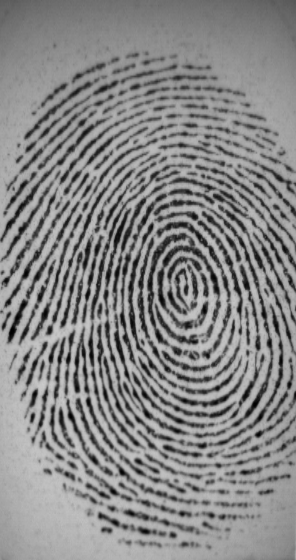
#> input picture week7/DB2_B/101_1.tif, 296 x 560 px
$ jupyter execute jimoon.ipynb
#> lines starting #> are read from the running program, lines starting #| are printed output that depends on the picture; after the words box and inside, x2 and y2 are one past the last pixel; in counts of white or black regions, pixels touching at a corner belong together; long printed decimals are rounded
[cell 1]
import cv2
import matplotlib.pyplot as plt

img = cv2.imread('DB2_B/101_1.tif',cv2.IMREAD_GRAYSCALE)
#> img is the input picture: shape (560, 296); min 0, max 202, mean 135.7
plt.imshow(img, cmap='gray')
plt.title("Original Fingerprint")
plt.axis('off')
plt.show()

[cell 2]
img = cv2.imread("DB2_B/101_1.tif", cv2.IMREAD_GRAYSCALE)

blur = cv2.GaussianBlur(img, (5,5), 0)
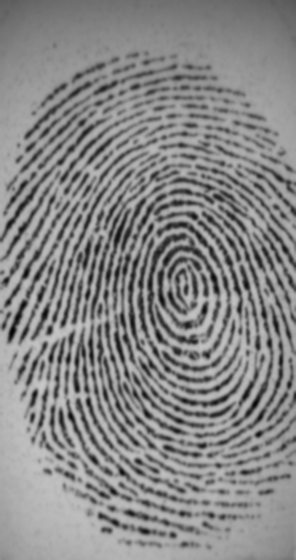
#> blur: shape (560, 296); min 3, max 199, mean 135.7
binary = cv2.adaptiveThreshold(blur, 255, cv2.ADAPTIVE_THRESH_MEAN_C, cv2.THRESH_BINARY, 15, 10)
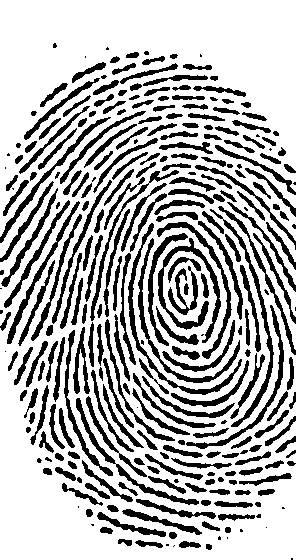
#> binary: shape (560, 296); 71.6% white; 285 black regions (43 under 20 px), largest, box (x1, y1, x2, y2) and area: (158, 238, 221, 343) 1261, (128, 223, 242, 395) 1087, (210, 209, 274, 427) 1020
plt.imshow(binary, cmap='gray')
plt.title("Binarized Image")
plt.show()

[cell 3]
from skimage.morphology import skeletonize

img = cv2.imread("DB2_B/101_1.tif", cv2.IMREAD_GRAYSCALE)

blur = cv2.GaussianBlur(img, (5,5), 0)
binary = cv2.adaptiveThreshold(blur, 255, cv2.ADAPTIVE_THRESH_MEAN_C, cv2.THRESH_BINARY, 15, 10)

skeleton = skeletonize(binary // 255)  # Binarize the image for skeletonization
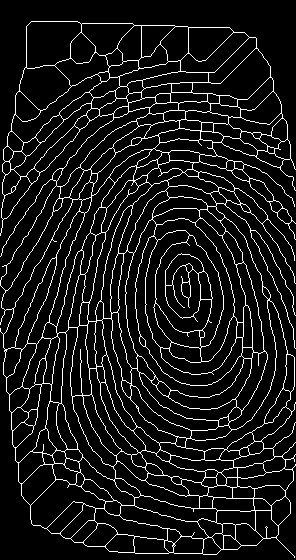
#> skeleton: shape (560, 296) bool; 9.2% white in thin lines or dots
plt.imshow(skeleton, cmap='gray')
plt.title("Skeletonized Image")
plt.show()

[cell 4]
import cv2
import matplotlib.pyplot as plt
from skimage.morphology import skeletonize
import matplotlib.pyplot as plt
import numpy as np
def extract_minutiae(skel):
    h, w = skel.shape
    points = []
    for y in range(1, h-1):
        for x in range(1, w-1):
            if skel[y, x]:
                n = np.sum(skel[y-1:y+2, x-1:x+2]) - 1
                if n == 1: points.append((x, y, 'ending'))
                elif n == 3: points.append((x, y, 'bifurcation'))
    return points

img = cv2.imread('DB2_B/101_1.tif', cv2.IMREAD_GRAYSCALE)
blur = cv2.GaussianBlur(img, (5,5), 0)
binary = cv2.adaptiveThreshold(blur, 255, cv2.ADAPTIVE_THRESH_MEAN_C,cv2.THRESH_BINARY_INV, 15, 10)

skeleton = skeletonize(binary//255)
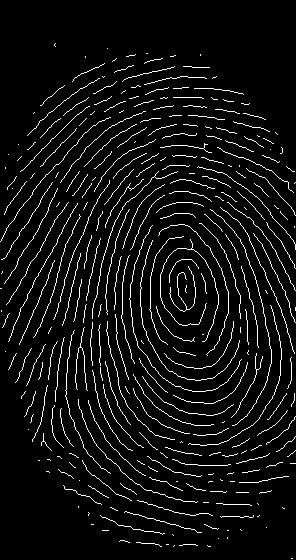
#> skeleton: shape (560, 296) bool; 6% white in thin lines or dots
features = extract_minutiae(skeleton)
#> after the loop in extract_minutiae, `for y in range(1, h-1):`: points = 572 items, first 6: (55, 43, 'ending'), (55, 46, 'ending'), (146, 53, 'ending'), (147, 53, 'ending'), (135, 54, 'ending'), (200, 54, 'ending')
#> features has the same summary as points in extract_minutiae

print(f"Detected {len(features)} minutiae points")
#| Detected 572 minutiae points

plt.imshow(skeleton, cmap='gray')
for x, y, t in features[:]:
    color = 'r' if t == 'ending' else 'b'
    plt.scatter(x, y, c=color, s=5)
#> this loop made 572 passes
plt.title("Detected Minutiae (Red=Ending, Blue=Bifurcation)")
plt.show()
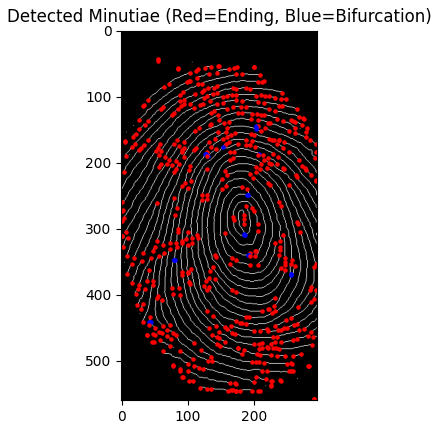
#> figure drawn by matplotlib, 1 panel

[cell 5]
from scipy.spatial.distance import cdist

def matchscore(f1, f2):
    A = np.array([(x,y) for x,y,_ in f1])
    B = np.array([(x,y) for x,y,_ in f2])
    dist = cdist(A,B)
    return np.mean(np.min(dist, axis=1))

img2 = cv2.imread('DB2_B/101_2.tif', 0)
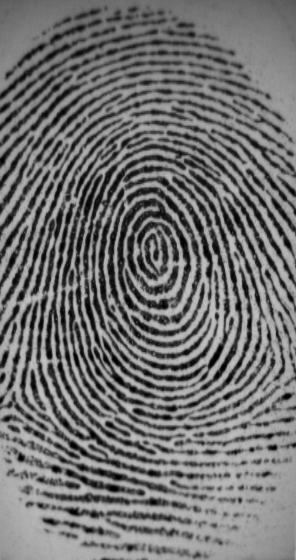
#> input picture week7/DB2_B/101_2.tif, 296 x 560 px
#> img2 is the input picture: shape (560, 296); min 0, max 197, mean 113.7
f2 = extract_minutiae(skeletonize(cv2.adaptiveThreshold(cv2.GaussianBlur(img2, (5,5), 0), 255, cv2.ADAPTIVE_THRESH_MEAN_C, cv2.THRESH_BINARY_INV, 15, 10)//255))
#> f2 = 476 items, first 6: (104, 8, 'ending'), (106, 8, 'ending'), (134, 8, 'ending'), (98, 10, 'ending'), (131, 10, 'ending'), (117, 11, 'ending')

img3 = cv2.imread('DB2_B/105_2.tif', 0)
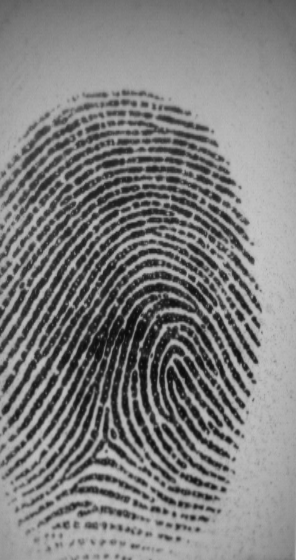
#> input picture week7/DB2_B/105_2.tif, 296 x 560 px
#> img3 is the input picture: shape (560, 296); min 10, max 199, mean 126.7
f3 = extract_minutiae(skeletonize(cv2.adaptiveThreshold(cv2.GaussianBlur(img3, (5,5), 0), 255, cv2.ADAPTIVE_THRESH_MEAN_C, cv2.THRESH_BINARY_INV, 15, 10)//255))
#> f3 = 567 items, first 6: (124, 92, 'ending'), (114, 93, 'ending'), (83, 94, 'ending'), (104, 94, 'ending'), (118, 94, 'ending'), (77, 96, 'ending')

print(f"매칭 점수 (낮을수록 유사) : {matchscore(features, f2)}")
#> in matchscore, `A = np.array([(x,y) for x,y,_ in f1])`: A = 572 pairs, first value 1 to 294, second value 43 to 558
#> in matchscore, `B = np.array([(x,y) for x,y,_ in f2])`: B = 476 pairs, first value 1 to 294, second value 8 to 558
#> in matchscore, `dist = cdist(A,B)`:
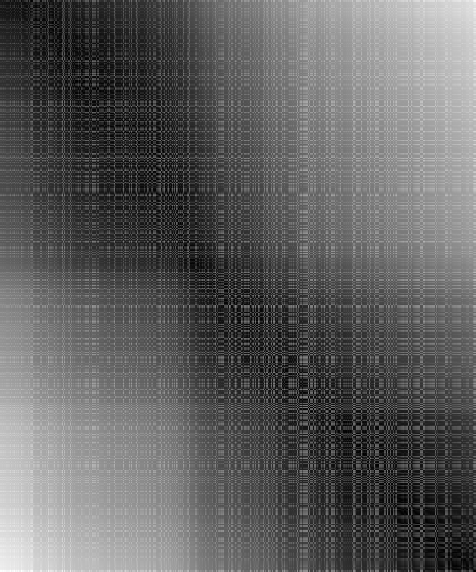
#> dist: shape (572, 476) float64; min 0, max 583.7, mean 221.9; drawn with min black and max white
#| 매칭 점수 (낮을수록 유사) : 11.611
print(f"매칭 점수 (낮을수록 유사) : {matchscore(features, f3)}")
#> in matchscore (call 2), `B = np.array([(x,y) for x,y,_ in f2])`: B = 567 pairs, first value 1 to 291, second value 92 to 558
#> in matchscore (call 2), `dist = cdist(A,B)`:
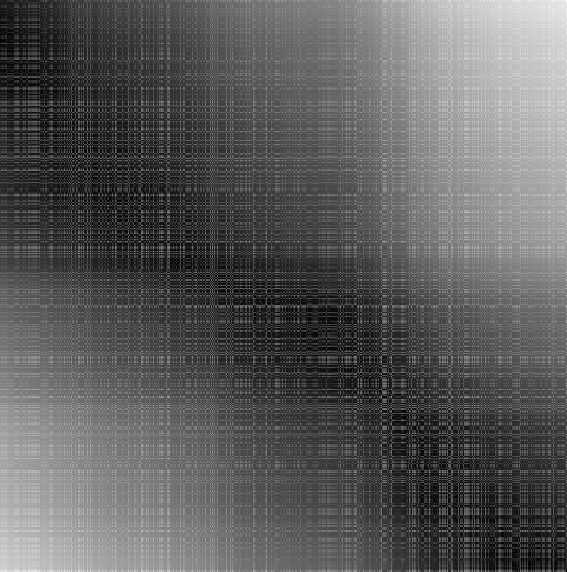
#> dist: shape (572, 567) float64; min 0, max 566.1, mean 206.5; drawn with min black and max white
#| 매칭 점수 (낮을수록 유사) : 13.269
